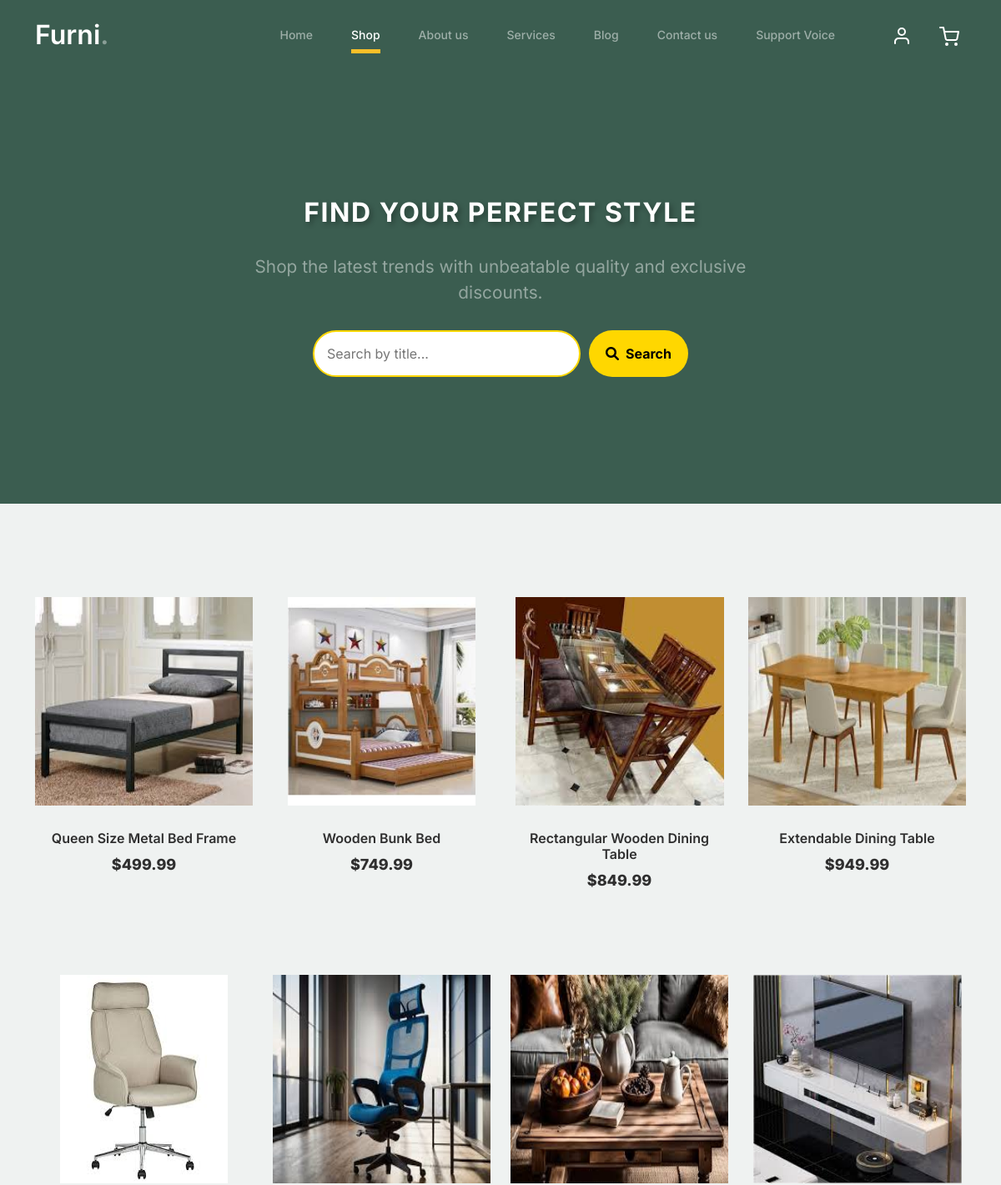
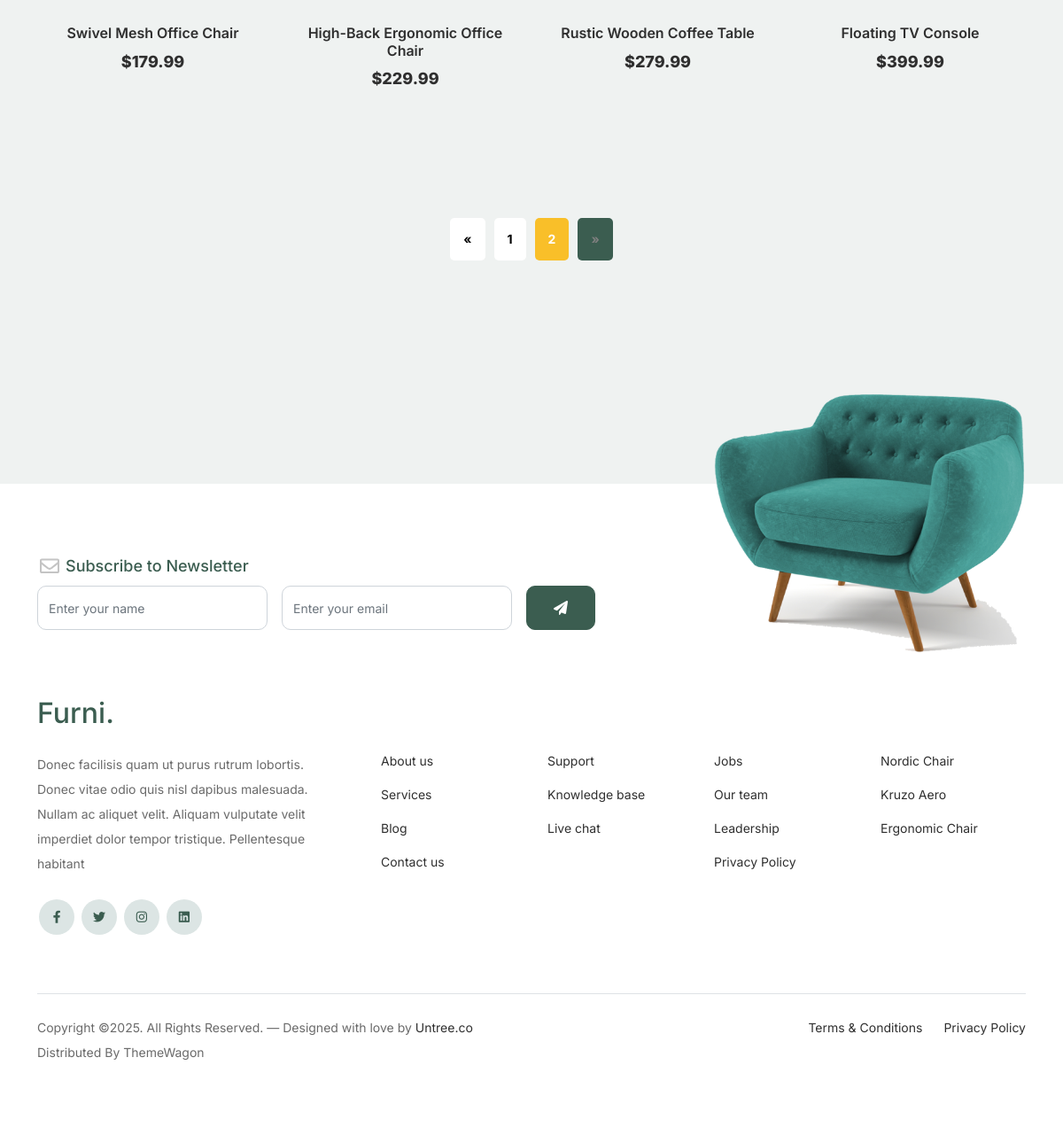
Screenshot of /shop/?page=2 with the database file from the repository (2 pictures, top to bottom).
### shop/models.py (models this page shows, shortened)
class Product(models.Model):
    name = models.CharField(max_length=200)
    slug = AutoSlugField(populate_from='name', unique=True)
    subcategory = models.ForeignKey(Subcategory, on_delete=models.CASCADE, related_name='products')
    description = models.TextField()
    price = models.DecimalField(max_digits=10, decimal_places=2)
    image = models.ImageField(upload_to='products/')
    stock = models.PositiveIntegerField()
    available = models.BooleanField(default=True)
    created_at = models.DateTimeField(auto_now_add=True)
    updated_at = models.DateTimeField(auto_now=True)

### shop/views.py (the view)
# urls.py: path('shop/',product_view, name='shop'),
def product_view(request):
    products = Product.objects.all().distinct()
    search_query = request.GET.get('search', '').strip()
    if search_query:
        search_words = search_query.split()
        query = Q()
        for word in search_words:
            query |= Q(name__icontains=word) | Q(description__icontains=word)
        products = products.filter(query).distinct()
    category_id = request.GET.get('category')
    if category_id:
        products = products.filter(subcategory__category_id=category_id).distinct()
    paginator = Paginator(products, 12)
    page_number = request.GET.get('page')
    page_obj = paginator.get_page(page_number)
    categories = Category.objects.all()
    context = {
        'page_obj': page_obj,
        'categories': categories,
        'search_query': search_query,
        'selected_category': int(category_id) if category_id else None,
    }
    return render(request, 'product.html', context)

### shop/context_processors.py (called while the page is built)
def cart_item_count(request):
    if request.user.is_authenticated:
        cart, created = Cart.objects.get_or_create(user=request.user)
        return {'cart_item_count': cart.items.count()}
    return {'cart_item_count': 0}

### shop/templates/product.html (shortened to what this page needs)
{% extends "base.html" %}
{% load static %}
{% block content %}
<div class="hero hero-section">
    <div class="container">
        <div class="row align-items-center justify-content-between">
            <div class="col">
                <div class="hero-content">
                    <h1 class="hero-title">Find Your Perfect Style</h1>
                    <p class="hero-subtitle">Shop the latest trends with unbeatable quality and exclusive discounts.</p>
                    <form method="get" class="search-form">
                        <input type="text" name='search' class="search-input" placeholder="Search by title...">
                        <button type="submit" class="search-button">
                            <i class="fa fa-search"></i> Search
                        </button>
                    </form>
                </div>
            </div>
        </div>
    </div>
</div>
<div class="untree_co-section product-section before-footer-section">
    <div class="container">
        <div class="row">
            {% if page_obj %}
                {% for product in page_obj %}
                    {% if product.available %}
                        <div class="col-12 col-md-4 col-lg-3 mb-5">
                            <div class="product-item" data-toggle="modal" data-target="#productModal{{ product.id }}">
                                <img style="height: 250px;" src="{{ product.image.url }}" class="img-fluid product-thumbnail">
                                <h3 class="product-title">{{ product.name }}</h3>
                                <strong class="product-price">${{ product.price }}</strong>
                            </div>
                        </div>
                    {% endif %}
                {% endfor %}
            {% endif %}
        </div>
        <div class="py-4 d-flex justify-content-center">
            <ul class="pagination">
                {% if page_obj.has_previous %}
                    <li class="page-item">
                        <a class="page-link" href="?page={{ page_obj.previous_page_number }}" aria-label="Previous">&laquo;</a>
                    </li>
                {% else %}
                    <li class="page-item disabled">
                        <a class="page-link" href="#" aria-label="Previous">&laquo;</a>
                    </li>
                {% endif %}
                {% for num in page_obj.paginator.page_range %}
                    <li class="page-item {% if num == page_obj.number %}active{% endif %}">
                        <a class="page-link" href="?page={{ num }}">{{ num }}</a>
                    </li>
                {% endfor %}
                {% if page_obj.has_next %}
                    <li class="page-item">
                        <a class="page-link" href="?page={{ page_obj.next_page_number }}" aria-label="Next">&raquo;</a>
                    </li>
                {% else %}
                    <li class="page-item disabled">
                        <a class="page-link" href="#" aria-label="Next">&raquo;</a>
                    </li>
                {% endif %}
            </ul>
        </div>
    </div>
</div>
{% endblock content %}

### static/css/style.css (style rules this page uses)
body { overflow-x: hidden; position: relative; }
body { font-family: "Inter", sans-serif; font-weight: 400; line-height: 28px; color: #6a6a6a; font-size: 14px; background-color: #eff2f1; }
a { text-decoration: none; -webkit-transition: .3s all ease; -o-transition: .3s all ease; transition: .3s all ease; color: #2f2f2f; text-decoration: underline; }
.hero { background: #3b5d50; padding: calc(4rem - 30px) 0 0rem 0; }
@media (min-width: 768px) { .hero { padding: calc(4rem - 30px) 0 4rem 0; } }
@media (min-width: 992px) { .hero { padding: calc(8rem - 30px) 0 8rem 0; } }
.hero h1 { font-weight: 700; color: #ffffff; margin-bottom: 30px; }
.hero p { color: rgba(255, 255, 255, 0.5); margin-botom: 30px; }
.product-section { padding: 7rem 0; }
.product-section .product-item { text-align: center; text-decoration: none; display: block; position: relative; padding-bottom: 50px; cursor: pointer; }
.product-section .product-item .product-thumbnail { margin-bottom: 30px; position: relative; top: 0; -webkit-transition: .3s all ease; -o-transition: .3s all ease; transition: .3s all ease; }
.product-section .product-item h3 { font-weight: 600; font-size: 16px; }
.product-section .product-item strong { font-weight: 800 !important; font-size: 18px !important; }
.product-section .product-item h3, .product-section .product-item strong { color: #2f2f2f; text-decoration: none; }
.product-section .product-item:before { bottom: 0; left: 0; right: 0; position: absolute; content: ""; background: #dce5e4; height: 0%; z-index: -1; border-radius: 10px; -webkit-transition: .3s all ease; -o-transition: .3s all ease; transition: .3s all ease; }
.before-footer-section { padding: 7rem 0 12rem 0 !important; }
.untree_co-section { padding: 7rem 0; }
.product-thumbnail { transition: transform 0.3s ease; }
.pagination { display: flex; justify-content: center; align-items: center; padding: 20px 0; }
.pagination .page-item .page-link { color: black; border: none; margin: 0 5px; padding: 10px 15px; border-radius: 5px; font-weight: bold; transition: all 0.3s ease-in-out; }
.pagination .page-item.active .page-link { background-color: #f9bf29; color: white; }
.pagination .page-item.disabled .page-link { background-color: #3b5d50; color: gray; cursor: not-allowed; }
.hero-section { position: relative; height: 65vh; display: flex; justify-content: center; align-items: center; text-align: center; color: white; padding: 50px 0; }
.hero-content { max-width: 600px; margin: 0 auto; }
.hero-title { font-size: 2rem; font-weight: 800; text-transform: uppercase; letter-spacing: 1.5px; text-shadow: 3px 3px 6px rgba(0, 0, 0, 0.3); }
.hero-subtitle { font-size: 1.3rem; margin-top: 15px; margin-bottom: 30px; opacity: 0.9; line-height: 1.5; }
.search-form { display: flex; justify-content: center; gap: 10px; max-width: 450px; margin: 0 auto; }
.search-input { flex: 1; padding: 12px 15px; border: 2px solid gold; border-radius: 30px; font-size: 1rem; outline: none; }
.search-button { background-color: gold; color: black; font-weight: bold; padding: 12px 20px; border-radius: 30px; font-size: 1rem; border: none; transition: all 0.3s ease-in-out; display: flex; align-items: center; gap: 8px; }

### rows the page displays
Product: image (picture), name "Queen Size Metal Bed Frame", price "499.99"
Product: image (picture), name "Wooden Bunk Bed", price "749.99"
Product: image (picture), name "Rectangular Wooden Dining Table", price "849.99"
Product: image (picture), name "Extendable Dining Table", price "949.99"
Product: image (picture), name "Swivel Mesh Office Chair", price "179.99"
Product: image (picture), name "High-Back Ergonomic Office Chair", price "229.99"
Product: image (picture), name "Rustic Wooden Coffee Table", price "279.99"
Product: image (picture), name "Floating TV Console", price "399.99"

### other values shown
{{ num }} "1" "2"
